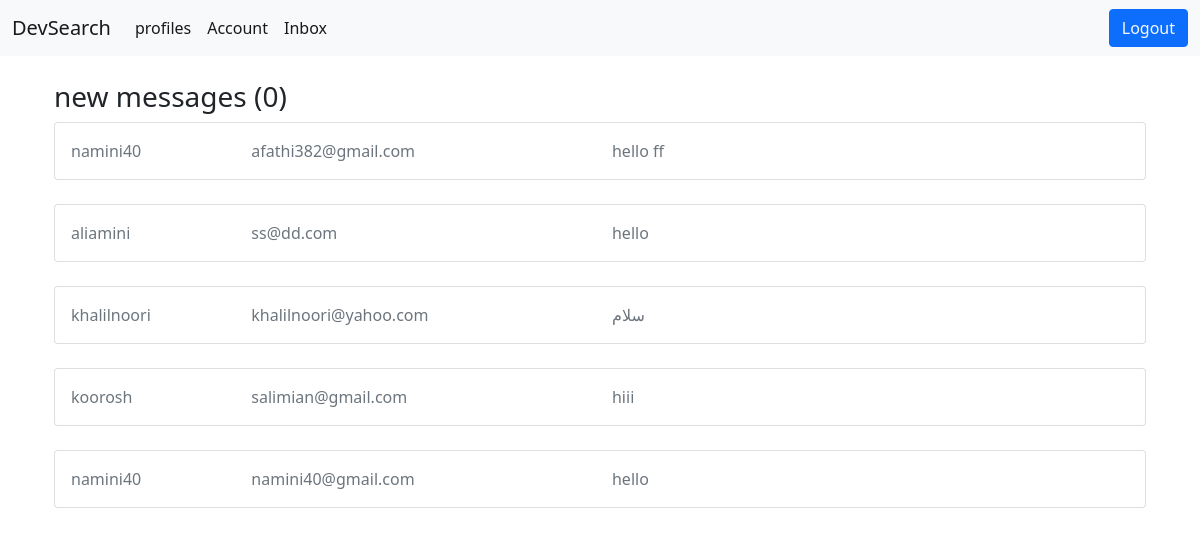
Screenshot of /inbox/ (signed in) with the database file from the repository.
### users/models.py (models this page shows, shortened)
class Message(models.Model):
    sender = models.ForeignKey(
        Profile, on_delete=models.SET_NULL, null=True, blank=True)
    recipient = models.ForeignKey(
        Profile, on_delete=models.SET_NULL, null=True, blank=True, related_name="messages")
    email = models.EmailField(max_length=200, null=True, blank=True)
    subject = models.CharField(max_length=200, null=True, blank=True)
    body = models.TextField()
    is_read = models.BooleanField(default=False, null=True)
    created = models.DateTimeField(auto_now_add=True)
    id = models.UUIDField(default=uuid.uuid4, unique=True,
                          primary_key=True, editable=False)
    class Meta:
        ordering = ['is_read', '-created']

class Profile(models.Model):
    user = models.OneToOneField(
        User, on_delete=models.CASCADE, null=True, blank=True)
    name = models.CharField(max_length=200, blank=True, null=True)
    email = models.EmailField(max_length=500, blank=True, null=True)
    username = models.CharField(max_length=200, blank=True, null=True)
    location = models.CharField(max_length=200, blank=True, null=True)
    short_intro = models.CharField(max_length=200, blank=True, null=True)
    bio = models.TextField(blank=True, null=True)
    profile_image = models.ImageField(
        null=True, blank=True, upload_to='profiles/', default="profiles/user-default.png")
    social_github = models.CharField(max_length=200, blank=True, null=True)
    social_twitter = models.CharField(max_length=200, blank=True, null=True)
    social_linkedin = models.CharField(max_length=200, blank=True, null=True)
    social_youtube = models.CharField(max_length=200, blank=True, null=True)
    social_website = models.CharField(max_length=200, blank=True, null=True)
    created = models.DateTimeField(auto_now_add=True)
    id= models.UUIDField(default=uuid.uuid4, unique=True, primary_key=True, editable=False)
    def __str__(self):
        return str(self.username)

### users/views.py (the view)
# urls.py: path('inbox/', views.inbox , name='inbox'),
def inbox(request):
    profile= request.user.profile
    messages= profile.messages.all()
    unread_count= messages.filter(is_read= False).count
    return render(request,'inbox.html',{'inbox_messages':messages, 'unread_count': unread_count})

### users/templates/inbox.html
{% extends 'main.html' %}
{% block content %}
<div class="container">
    <br>
    <h3>new messages (<span>{{unread_count }}</span>) </h3>
    {% for message in inbox_messages %}
    {% if message.is_read == False %}
    <div class="card mb-4">
        <div class="card-body">
        <a class="link-dark text-decoration-none" href="{% url 'single-message' message.id %}">
          <div class="row">
            <div class="col-sm-2">
              <p class="mb-0 fw-bold">{{message.sender}}</p>
            </div>
            <div class="col-sm-4">
                <p class="mb-0 fw-bold">{{message.email}}</p>
            </div>
            <div class="col-sm-6">
                <p class="mb-0 fw-bold">{{message.subject}}</p>
              </div>
          </div>
        </a>
        </div>
      </div>
      {% else %}
      <a class="link-dark text-decoration-none" href="{% url 'single-message' message.id %}">
      <div class="card mb-4">
        <div class="card-body">
          <div class="row">
            <div class="col-sm-2">
                <p class="text-muted mb-0 fw-normal">{{message.sender}}</p>
            </div>
            <div class="col-sm-4">
              <p class="text-muted mb-0 fw-normal">{{message.email}}</p>
            </div>
            <div class="col-sm-6">
                <p class="text-muted mb-0 fw-normal">{{message.subject}}</p>
              </div>
          </div>
        </div>
      </div>
    </a>
      {% endif %}
      {% endfor %}
</div>
  {% endblock %}

### rows the page displays
Message: sender "namini40", email "afathi382@gmail.com", subject "hello ff"
Message: sender "aliamini", email "ss@dd.com", subject "hello"
Message: sender "khalilnoori", email "khalilnoori@yahoo.com", subject "سلام"
Message: sender "koorosh", email "salimian@gmail.com", subject "hiii"
Message: sender "namini40", email "namini40@gmail.com", subject "hello"

### other values shown
{{ unread_count }} "0"
